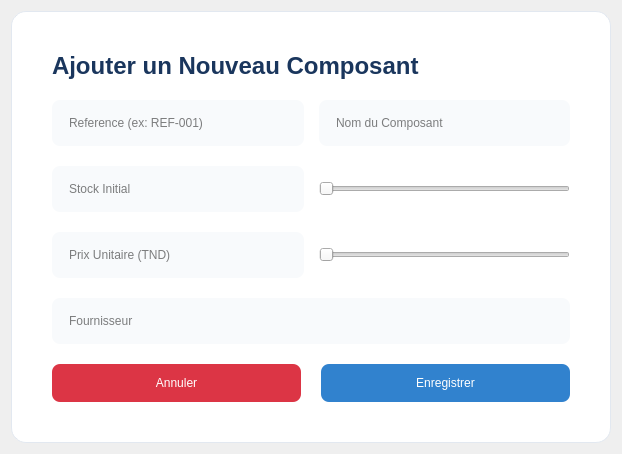
               <widget class="QWidget" name="pageAjouter">
                <layout class="QVBoxLayout" name="layoutAjouter">
                 <item>
                  <widget class="QFrame" name="addCard">
                   <property name="minimumSize">
                    <size>
                     <width>600</width>
                     <height>0</height>
                    </size>
                   </property>
                   <property name="styleSheet">
                    <string>#addCard { background: white; border-radius: 15px; border: 1px solid #E2E8F0; } QLineEdit { padding: 15px; border-radius: 8px; background: #F8FAFC; }</string>
                   </property>
                   <layout class="QVBoxLayout" name="addCardLayout">
                    <property name="spacing">
                     <number>20</number>
                    </property>
                    <property name="margin" stdset="0">
                     <number>40</number>
                    </property>
                    <item>
                     <widget class="QLabel" name="lblAddTitle">
                      <property name="styleSheet">
                       <string>font-size: 24px; font-weight: bold; color: #1A365D;</string>
                      </property>
                      <property name="text">
                       <string>Ajouter un Nouveau Composant</string>
                      </property>
                     </widget>
                    </item>
                    <item>
                     <layout class="QHBoxLayout" name="layoutRefNom_add">
                      <property name="spacing">
                       <number>15</number>
                      </property>
                      <item>
                       <widget class="QLineEdit" name="inputRef_add">
                        <property name="placeholderText">
                         <string>Reference (ex: REF-001)</string>
                        </property>
                       </widget>
                      </item>
                      <item>
                       <widget class="QLineEdit" name="inputNom_add">
                        <property name="placeholderText">
                         <string>Nom du Composant</string>
                        </property>
                       </widget>
                      </item>
                     </layout>
                    </item>
                    <item>
                     <layout class="QHBoxLayout" name="layoutStock_add">
                      <property name="spacing">
                       <number>15</number>
                      </property>
                      <item>
                       <widget class="QLineEdit" name="inputStock_add">
                        <property name="placeholderText">
                         <string>Stock Initial</string>
                        </property>
                       </widget>
                      </item>
                      <item>
                       <widget class="QSlider" name="sliderStock_add">
                        <property name="maximum">
                         <number>500</number>
                        </property>
                        <property name="orientation">
                         <enum>Qt::Orientation::Horizontal</enum>
                        </property>
                       </widget>
                      </item>
                     </layout>
                    </item>
                    <item>
                     <layout class="QHBoxLayout" name="layoutPrix_add">
                      <property name="spacing">
                       <number>15</number>
                      </property>
                      <item>
                       <widget class="QLineEdit" name="inputPrix_add">
                        <property name="placeholderText">
                         <string>Prix Unitaire (TND)</string>
                        </property>
                       </widget>
                      </item>
                      <item>
                       <widget class="QSlider" name="sliderPrix_add">
                        <property name="maximum">
                         <number>500</number>
                        </property>
                        <property name="orientation">
                         <enum>Qt::Orientation::Horizontal</enum>
                        </property>
                       </widget>
                      </item>
                     </layout>
                    </item>
                    <item>
                     <widget class="QLineEdit" name="inputFournisseur_add">
                      <property name="placeholderText">
                       <string>Fournisseur</string>
                      </property>
                     </widget>
                    </item>
                    <item>
                     <layout class="QHBoxLayout" name="addActions">
                      <item>
                       <widget class="QPushButton" name="btnCancel_add">
                        <property name="styleSheet">
                         <string>background-color: #dc3545; color: white; padding: 12px; border-radius: 8px;</string>
                        </property>
                        <property name="text">
                         <string>Annuler</string>
                        </property>
                       </widget>
                      </item>
                      <item>
                       <widget class="QPushButton" name="btnSave_add">
                        <property name="styleSheet">
                         <string>background: #3182CE; color: white; padding: 12px; border-radius: 8px;</string>
                        </property>
                        <property name="text">
                         <string>Enregistrer</string>
                        </property>
                       </widget>
                      </item>
                     </layout>
                    </item>
                   </layout>
                  </widget>
                 </item>
                </layout>
               </widget>
